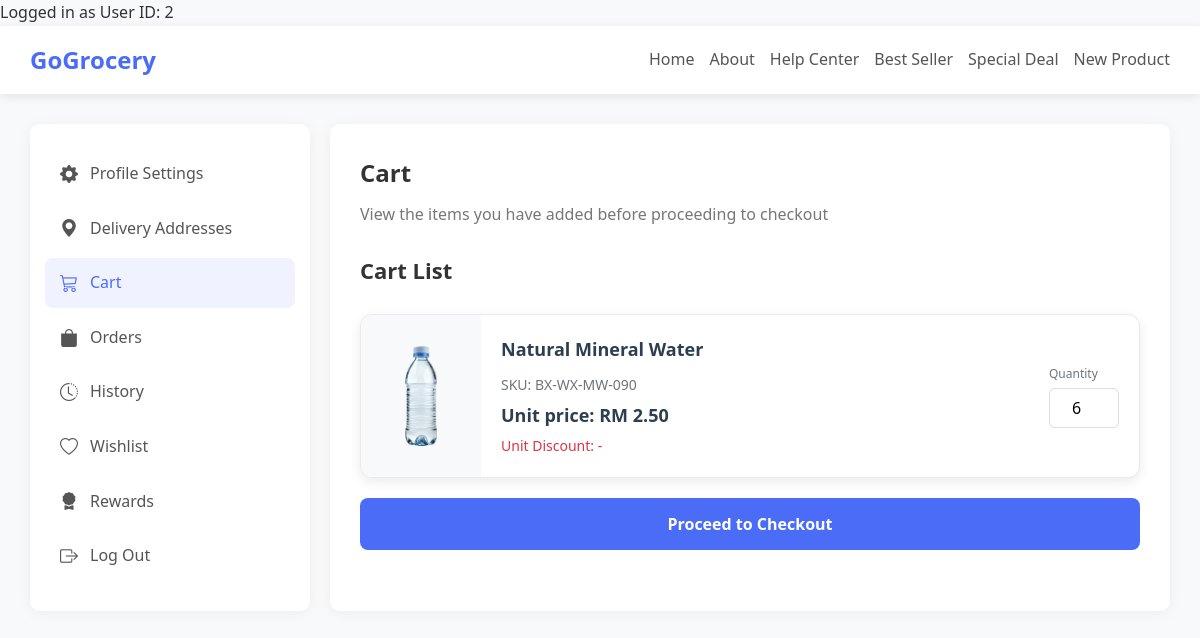
/profile/cart/index.php (signed in), run on the app's committed database.
### tables this page shows
CREATE TABLE IF NOT EXISTS cart_items (
  cart_item_id INT UNSIGNED AUTO_INCREMENT PRIMARY KEY,
  user_id INT UNSIGNED NOT NULL,
  product_id INT UNSIGNED NOT NULL,
  product_name VARCHAR(255) NOT NULL,     
  sku VARCHAR(64) NOT NULL,                
  unit_price DECIMAL(10,2) NOT NULL,       
  quantity INT UNSIGNED NOT NULL CHECK (quantity > 0),
  line_discount DECIMAL(10,2) NOT NULL DEFAULT 0.00,
  added_at TIMESTAMP NOT NULL DEFAULT CURRENT_TIMESTAMP,
  updated_at TIMESTAMP NOT NULL DEFAULT CURRENT_TIMESTAMP ON UPDATE CURRENT_TIMESTAMP,
  KEY idx_cart_user (user_id),
  KEY idx_cart_product (product_id),
  CONSTRAINT fk_cart_items_user
    FOREIGN KEY (user_id) REFERENCES users(user_id)
    ON DELETE CASCADE ON UPDATE CASCADE,
  CONSTRAINT fk_cart_items_product
    FOREIGN KEY (product_id) REFERENCES products(product_id)
    ON DELETE RESTRICT ON UPDATE CASCADE,
  UNIQUE KEY uq_cart_user_product (user_id, product_id)
);

CREATE TABLE IF NOT EXISTS product_images (
  image_id INT UNSIGNED AUTO_INCREMENT PRIMARY KEY,
  product_id INT UNSIGNED NOT NULL,
  product_image_url VARCHAR(500) NOT NULL,        
  alt_text VARCHAR(255) NULL,
  created_at TIMESTAMP NOT NULL DEFAULT CURRENT_TIMESTAMP,
   
  UNIQUE KEY uq_prod_images_product (product_id),
  KEY idx_prod_images_prod (product_id),
   
  CONSTRAINT fk_prod_images_product
    FOREIGN KEY (product_id) REFERENCES products(product_id)
    ON DELETE CASCADE ON UPDATE CASCADE
);

### profile/cart/index.php (the view, shortened to what this page needs)
<?php
if (isset($_SESSION['user_id'])) {
    $user_id = $_SESSION['user_id'];
    echo "Logged in as User ID: " . $user_id;
} else {
    echo "You are not logged in!";
}
?>
<?php
include(__DIR__ . '/../../connect_db.php');
$errorMsg = null;
$cartStmt = $conn->prepare("SELECT * FROM cart_items WHERE user_id = ? ORDER BY product_name DESC");
$cartStmt->bind_param("i", $user_id);
if ($cartStmt->execute()) {
    $cartResult = $cartStmt->get_result();
    $cartList = [];
    while ($cartItem = $cartResult->fetch_assoc()) {
        $cartList[] = $cartItem;
    }
} else {
    $errorMsg = $cartStmt->error;
}
$errorMsgList = [];
?>
<!DOCTYPE html>
<html>
    <head>
        <link href="https://cdn.jsdelivr.net/npm/bootstrap-icons/font/bootstrap-icons.css" rel="stylesheet">
        <link rel="stylesheet" href="../../css/profile.css">
    </head>
    <body>
            <div id="header">
            <div class="logo">GoGrocery</div>
            <div class="nav-links">
                <a href="">Home</a>
                <a href="">About</a>
                <a href="">Help Center</a>
                <a href="">Best Seller</a>
                <a href="">Special Deal</a>
                <a href="">New Product</a>
            </div>
        </div>
        <div class="main-container">
            <div id="profileSettingSideBar">
                <ul class="menu-items">
                    <li><a href="../settings/index.php"><i class="bi bi-gear-fill"></i> Profile Settings</a></li>
                    <li><a href="../deliveryAddress/index.php"><i class="bi bi-geo-alt-fill"></i> Delivery Addresses</a></li>
                    <li><a href="../cart/index.php" class="active"><i class="bi bi-cart3"></i> Cart</a></li>
                    <li><a href="../order/index.php"><i class="bi bi-bag-fill"></i> Orders</a></li>
                    <li><a href="../history/index.php"><i class="bi bi-clock-history"></i> History</a></li>
                    <li><a href=""><i class="bi bi-heart"></i> Wishlist</a></li>
                    <li><a href=""><i class="bi bi-award-fill"></i> Rewards</a></li>
                     <li><a href="../../auth/logout.php"><i class="bi bi-box-arrow-right"></i> Log Out</a></li>
                </ul>
            </div>
            <div id="profileContent">
                <div class="content-header">
                    <h1>Cart</h1>
                    <p>View the items you have added before proceeding to checkout</p>
                </div>
                <div class="content">
                   <h2>Cart List</h2>
                    <?php if (!empty($errorMsg)): ?>
                        <p class="errMessage">Error occurred when fetching records. Please try again.</p>
                        <pre class="errMessage"><?php echo htmlspecialchars($errorMsg); ?></pre>
                    <?php elseif (count($cartList) === 0): ?>
                        <p class="tips">No item in cart</p>
                    <?php else: ?>
                        <br/>
                    <?php endif; ?>
                    <form id="cartForm" method = "POST">
                        <?php
                            foreach ($cartList as $item):
                                $productStmt = $conn->prepare("SELECT * FROM product_images WHERE product_id=?");
                                $productStmt->bind_param("i", $item['product_id']);
                                if ($productStmt->execute()) {
                                    $productResult = $productStmt->get_result();
                                    $productInfo = $productResult->fetch_assoc();
                                } else {
                                    $errorMsg = $productStmt->error;
                                }
                        ?>
                            <div class="cart-item-card">
                                <div class="cart-item-image">
                                    <img src="<?php echo htmlspecialchars('../' . $productInfo['product_image_url']); ?>"
                                        alt="<?php echo htmlspecialchars($productInfo['alt_text']); ?>" />
                                </div>
                                <div class="cart-item-content">
                                    <div class="cart-item-header">
                                        <div class="cart-item-info">
                                            <p class="cart-item-name"><?php echo htmlspecialchars($item['product_name']); ?></p>
                                            <p class="cart-item-sku">SKU: <?php echo htmlspecialchars($item['sku']); ?></p>
                                            <p class="cart-item-price">
                                                Unit price: RM <?php echo number_format($item['unit_price'], 2); ?>
                                            </p>
                                            <p class="cart-detail-value discount-value">
                                                Unit Discount:
                                                <?php echo !empty($item['line_discount']) && $item['line_discount'] > 0 ?
                                                '-RM ' . number_format($item['line_discount'], 2) :
                                                '-'; ?>
                                            </p>
                                        </div>
                                    <div class="cart-detail-item">
                                        <label class="cart-detail-label">Quantity</label>
                                        <input type="number" class="cart-quantity-input"
                                            value="<?php echo $item['quantity']; ?>"
                                            min="1"
                                            data-cart-id="<?php echo $item['cart_item_id']; ?>">
                                    </div>
                                    </div>
                                </div>
                            </div>
                        <?php endforeach; ?>
                        <input type="submit" class="checkoutButton" value="Proceed to Checkout">
                    </form>
                </div>
            </div>
        </div>
    </body>
</html>

### css/profile.css (style rules this page uses)
* { margin: 0; padding: 0; box-sizing: border-box; font-family: 'Segoe UI', Tahoma, Geneva, Verdana, sans-serif; }
body { background-color: #f8f9fa; color: #333; line-height: 1.6; }
#header { background-color: #fff; box-shadow: 0 2px 10px rgba(0, 0, 0, 0.1); padding: 15px 30px; display: flex; justify-content: space-between; align-items: center; }
.logo { font-size: 24px; font-weight: bold; color: #4a6cf7; }
.nav-links { display: flex; gap: 25px; }
.nav-links a { text-decoration: none; color: #555; font-weight: 500; transition: color 0.3s; }
.main-container { display: flex; max-width: 1200px; margin: 30px auto; gap: 30px; }
#profileSettingSideBar { flex: 0 0 280px; background-color: #fff; border-radius: 10px; box-shadow: 0 2px 15px rgba(0, 0, 0, 0.05); padding: 25px 0; }
.menu-items { list-style: none; padding: 0 15px; }
.menu-items li { margin-bottom: 5px; }
.menu-items a { display: flex; align-items: center; padding: 12px 15px; text-decoration: none; color: #555; border-radius: 8px; transition: all 0.3s; }
.menu-items a:hover, .menu-items a.active { background-color: #f0f3ff; color: #4a6cf7; }
.menu-items a i { margin-right: 12px; font-size: 18px; }
#profileContent { flex: 1; background-color: #fff; border-radius: 10px; box-shadow: 0 2px 15px rgba(0, 0, 0, 0.05); padding: 30px; }
.content-header { margin-bottom: 25px; }
#profileContent .content-header h1 { font-size: 24px; color: #333; margin-bottom: 10px; font-weight: bold; }
#profileContent .content-header p { color: #777; }
#profileContent .content h2 { font-size: 22px; font-weight: bold; }
form label { display: block; margin-bottom: 8px; font-weight: 500; color: #555; }
@media (max-width: 1200px) { .main-container { max-width: 95%; gap: 20px; } }
@media (max-width: 1200px) { .nav-links { gap: 15px; } }
@media (max-width: 1200px) { .content-header h1 { font-size: 22px; } }
@media (max-width: 1200px) { .content h2 { font-size: 20px; } }

### profile/cart/index.php (style rules this page uses)
.cart-item-card { display: flex; border-radius: 12px; box-shadow: 0 4px 12px rgba(0,0,0,0.08); margin-bottom: 20px; overflow: hidden; border: 1px solid #eaeaea; background: white; transition: all 0.3s ease; }
.cart-item-image { flex: 0 0 120px; background: #f8f9fa; display: flex; align-items: center; justify-content: center; padding: 15px; }
.cart-item-image img { max-width: 100%; max-height: 100px; object-fit: contain; }
.cart-item-content { flex: 1; padding: 20px; display: flex; flex-direction: column; }
.cart-item-header { display: flex; justify-content: space-between; align-items: center; width: 100%; }
.cart-item-info { flex: 1; display: flex; flex-direction: column; gap: 5px; }
.cart-item-name { font-weight: 600; font-size: 18px; color: #2c3e50; margin-bottom: 5px; }
.cart-item-sku { font-size: 14px; color: #6c757d; }
.cart-item-price { font-weight: 600; font-size: 18px; color: #2c3e50; }
.cart-quantity-input { width: 70px; padding: 8px; border: 1px solid #ddd; border-radius: 6px; text-align: center; font-size: 16px; transition: border-color 0.2s ease, box-shadow 0.2s ease; }
.discount-value { font-size: 14px; font-weight: 500; color: #dc3545; }
.cart-detail-item { display: flex; flex-direction: column; }
.cart-detail-label { font-size: 12px; color: #6c757d; margin-bottom: 5px; }
.checkoutButton { background: #4a6cf7; color: white; border: none; padding: 15px 30px; border-radius: 8px; font-weight: 600; font-size: 16px; width: 100%; margin-top: 20px; transition: background-color 0.3s; display: flex; align-items: center; justify-content: center; gap: 10px; }

### data on the page
cart_items: product_images.product_image_url (picture), product_name "Natural Mineral Water", sku "BX-WX-MW-090", unit_price "2.50", quantity "6"

### other printed values
$user_id "2"
